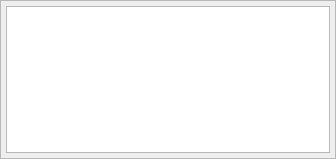
<?xml version="1.0" encoding="UTF-8"?>
<ui version="4.0">
 <class>LayersWidget</class>
 <widget class="QWidget" name="LayersWidget">
  <property name="geometry">
   <rect>
    <x>0</x>
    <y>0</y>
    <width>336</width>
    <height>159</height>
   </rect>
  </property>
  <property name="windowTitle">
   <string>Form</string>
  </property>
  <property name="autoFillBackground">
   <bool>true</bool>
  </property>
  <layout class="QVBoxLayout" name="verticalLayout">
   <property name="spacing">
    <number>5</number>
   </property>
   <property name="leftMargin">
    <number>0</number>
   </property>
   <property name="topMargin">
    <number>0</number>
   </property>
   <property name="rightMargin">
    <number>0</number>
   </property>
   <property name="bottomMargin">
    <number>0</number>
   </property>
   <item>
    <widget class="QFrame" name="frame">
     <property name="minimumSize">
      <size>
       <width>0</width>
       <height>0</height>
      </size>
     </property>
     <property name="frameShape">
      <enum>QFrame::StyledPanel</enum>
     </property>
     <property name="frameShadow">
      <enum>QFrame::Raised</enum>
     </property>
     <layout class="QGridLayout" name="gridLayout">
      <property name="leftMargin">
       <number>5</number>
      </property>
      <property name="topMargin">
       <number>5</number>
      </property>
      <property name="rightMargin">
       <number>5</number>
      </property>
      <property name="bottomMargin">
       <number>5</number>
      </property>
      <property name="spacing">
       <number>5</number>
      </property>
      <item row="0" column="0" colspan="2">
       <widget class="QListWidget" name="layers_lst">
        <property name="alternatingRowColors">
         <bool>false</bool>
        </property>
        <property name="iconSize">
         <size>
          <width>28</width>
          <height>28</height>
         </size>
        </property>
       </widget>
      </item>
     </layout>
    </widget>
   </item>
  </layout>
 </widget>
 <resources/>
 <connections/>
</ui>
